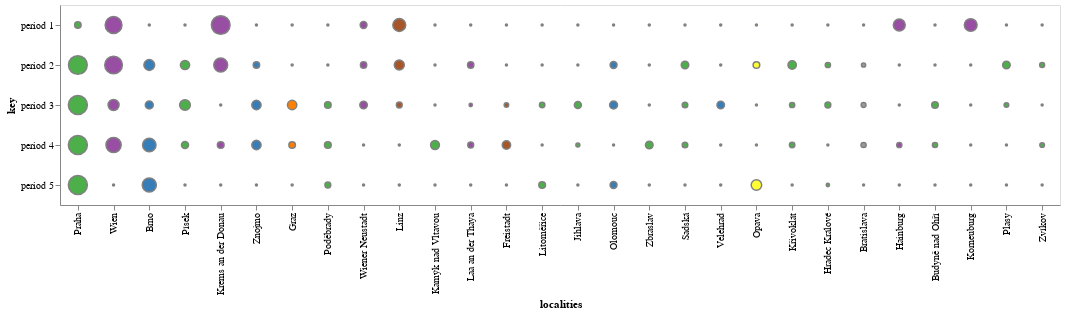

The code cell stored with this chart in its notebook:
### Code cell
time_medians = ['median_p1', 'median_p2', 'median_p3', 'median_p4', 'median_p5']

time_df = df[time_medians + ['region0', 'median']]
time_df['name'] = time_df.index
time_df.rename(columns= {
    'median_p1': 'period 1',
    'median_p2': 'period 2', 
    'median_p3': 'period 3', 
    'median_p4': 'period 4', 
    'median_p5': 'period 5'
}, inplace=True)
time_medians = ['period 1', 'period 2', 'period 3', 'period 4', 'period 5']

locations_by_median = time_df.sort_values(['median'], inplace=True, ascending=False)

time_df = time_df[time_df['median'] > 0.05]
time_df['region'] = df['region0']
time_df['rcolor'] = imp_places['rcolor']

imp_pl_rs = imp_places['region'].unique().tolist()
time_df['rcolor'] = time_df.apply(
    lambda x: colors[imp_pl_rs.index(x['region'])] if x['region'] in imp_pl_rs else colors[len(colors) - 1],
    axis=1
)


time_chart = alt.Chart(time_df).transform_window(
    index='count()'
).transform_fold(
    time_medians
).properties(
    width=1000,
    height=200
).encode(
    color=alt.Color('rcolor', legend=None),
    x=alt.X(
        'name:N',
        axis=alt.Axis(title='localities'),
        sort=locations_by_median
    ),
    y=alt.Y(
        'key:N',
        scale=alt.Scale(zero=False, domain=time_medians, nice=False),
    ),
)

circles = time_chart.mark_circle(
    clip=True,
    strokeOpacity=1,
    strokeWidth=1.5,
    fillOpacity=1,
    stroke='grey'
).encode(
    size=alt.Size('value:Q', legend=None),
    color=alt.Color('rcolor:N', legend=None, scale=None),
)

circles

### Figure 1 — Vega-Lite specification as saved in the notebook (floating-point values rounded to 4 significant figures)
{"config": {"view": {"continuousWidth": 400, "continuousHeight": 300}}, "data": {"name": "data-e1e493c50da2cd3906af6efbcd8b1d53"}, "mark": {"type": "circle", "clip": true, "fillOpacity": 1, "stroke": "grey", "strokeOpacity": 1, "strokeWidth": 1.5}, "encoding": {"color": {"type": "nominal", "field": "rcolor", "legend": null, "scale": null}, "size": {"type": "quantitative", "field": "value", "legend": null}, "x": {"type": "nominal", "axis": {"title": "localities"}, "field": "name", "sort": null}, "y": {"type": "nominal", "field": "key", "scale": {"domain": ["period 1", "period 2", "period 3", "period 4", "period 5"], "nice": false, "zero": false}}}, "height": 200, "transform": [{"window": [{"op": "count", "as": "index"}]}, {"fold": ["period 1", "period 2", "period 3", "period 4", "period 5"]}], "width": 1000, "$schema": "https://vega.github.io/schema/vega-lite/v4.8.1.json", "datasets": {"data-e1e493c50da2cd3906af6efbcd8b1d53": [{"period 1": 0.1055, "period 2": 0.9717, "period 3": 1.0, "period 4": 1.0, "period 5": 1.0, "region0": "Böhmen", "median": 1.0, "name": "Praha", "region": "Böhmen", "rcolor": "#4daf4a"}, {"period 1": 0.7828, "period 2": 0.863, "period 3": 0.3256, "period 4": 0.6358, "period 5": 0.0, "region0": "Niederösterreich", "median": 0.6891, "name": "Wien", "region": "Niederösterreich", "rcolor": "#984ea3"}, {"period 1": 0.0, "period 2": 0.3137, "period 3": 0.1695, "period 4": 0.497, "period 5": 0.5469, "region0": "Mähren", "median": 0.4219, "name": "Brno", "region": "Mähren", "rcolor": "#377eb8"}, {"period 1": 0.0, "period 2": 0.2258, "period 3": 0.3099, "period 4": 0.129, "period 5": 0.0, "region0": "Böhmen", "median": 0.2579, "name": "Písek", "region": "Böhmen", "rcolor": "#4daf4a"}, {"period 1": 0.9667, "period 2": 0.5291, "period 3": 0.0, "period 4": 0.1146, "period 5": 0.0, "region0": "Niederösterreich", "median": 0.2526, "name": "Krems an der Donau", "region": "Niederösterreich", "rcolor": "#984ea3"}, {"period 1": 0.0, "period 2": 0.1032, "period 3": 0.2298, "period 4": 0.2299, "period 5": 0.0, "region0": "Mähren", "median": 0.2252, "name": "Znojmo", "region": "Mähren", "rcolor": "#377eb8"}, {"period 1": 0.0, "period 2": 0.0, "period 3": 0.2336, "period 4": 0.109, "period 5": 0.0, "region0": "Steiermark", "median": 0.152, "name": "Graz", "region": "Steiermark", "rcolor": "#ff7f00"}, {"period 1": 0.0, "period 2": 0.0001508, "period 3": 0.1106, "period 4": 0.1157, "period 5": 0.0842, "region0": "Böhmen", "median": 0.1395, "name": "Poděbrady", "region": "Böhmen", "rcolor": "#4daf4a"}, {"period 1": 0.1188, "period 2": 0.1001, "period 3": 0.1464, "period 4": 0.0, "period 5": 0.0, "region0": "Niederösterreich", "median": 0.129, "name": "Wiener Neustadt", "region": "Niederösterreich", "rcolor": "#984ea3"}, {"period 1": 0.4549, "period 2": 0.2684, "period 3": 0.08341, "period 4": 0.0, "period 5": 0.0, "region0": "Oberösterreich", "median": 0.1139, "name": "Linz", "region": "Oberösterreich", "rcolor": "#a65628"}, {"period 1": 0.0, "period 2": 0.0, "period 3": 0.0, "period 4": 0.2085, "period 5": 0.0, "region0": "Böhmen", "median": 0.1125, "name": "Kamýk nad Vltavou", "region": "Böhmen", "rcolor": "#4daf4a"}, {"period 1": 0.0, "period 2": 0.1009, "period 3": 0.01921, "period 4": 0.08608, "period 5": 0.0, "region0": "Niederösterreich", "median": 0.1078, "name": "Laa an der Thaya", "region": "Niederösterreich", "rcolor": "#984ea3"}, {"period 1": 0.0, "period 2": 0.0, "period 3": 0.04621, "period 4": 0.1851, "period 5": 0.0, "region0": "Oberösterreich", "median": 0.1076, "name": "Freistadt", "region": "Oberösterreich", "rcolor": "#a65628"}, {"period 1": 0.0, "period 2": 0.0, "period 3": 0.07072, "period 4": 0.0, "period 5": 0.1135, "region0": "Böhmen", "median": 0.1061, "name": "Litoměřice", "region": "Böhmen", "rcolor": "#4daf4a"}, {"period 1": 0.0, "period 2": 0.0, "period 3": 0.1264, "period 4": 0.03219, "period 5": 0.0, "region0": "Böhmen", "median": 0.1004, "name": "Jihlava", "region": "Böhmen", "rcolor": "#4daf4a"}, {"period 1": 0.0, "period 2": 0.1229, "period 3": 0.1641, "period 4": 0.0, "period 5": 0.1248, "region0": "Mähren", "median": 0.09828, "name": "Olomouc", "region": "Mähren", "rcolor": "#377eb8"}, {"period 1": 0.0, "period 2": 0.0, "period 3": 0.0, "period 4": 0.1511, "period 5": 0.0, "region0": "Böhmen", "median": 0.08156, "name": "Zbraslav", "region": "Böhmen", "rcolor": "#4daf4a"}, {"period 1": 0.0, "period 2": 0.1462, "period 3": 0.07484, "period 4": 0.07621, "period 5": 0.0, "region0": "Böhmen", "median": 0.07745, "name": "Sadská", "region": "Böhmen", "rcolor": "#4daf4a"}, {"period 1": 0.0, "period 2": 0.0, "period 3": 0.1458, "period 4": 0.0, "period 5": 0.0, "region0": "Mähren", "median": 0.0744, "name": "Velehrad", "region": "Mähren", "rcolor": "#377eb8"}, {"period 1": 0.0, "period 2": 0.1122, "period 3": 0.0, "period 4": 0.0, "period 5": 0.2986, "region0": "Schlesien", "median": 0.07146, "name": "Opava", "region": "Schlesien", "rcolor": "#ffff33"}, {"period 1": 0.0, "period 2": 0.1828, "period 3": 0.06567, "period 4": 0.07078, "period 5": 0.0, "region0": "Böhmen", "median": 0.07041, "name": "Křivoklát", "region": "Böhmen", "rcolor": "#4daf4a"}, {"period 1": 0.0, "period 2": 0.06554, "period 3": 0.08542, "period 4": 0.0, "period 5": 0.01881, "region0": "Böhmen", "median": 0.06807, "name": "Hradec Králové", "region": "Böhmen", "rcolor": "#4daf4a"}, {"period 1": 0.0, "period 2": 0.03824, "period 3": 0.05356, "period 4": 0.06356, "period 5": 0.0, "region0": "Ungarn", "median": 0.06291, "name": "Bratislava", "region": "Ungarn", "rcolor": "#999999"}, {"period 1": 0.3845, "period 2": 0.0, "period 3": 0.0, "period 4": 0.06416, "period 5": 0.0, "region0": "Niederösterreich", "median": 0.05846, "name": "Hainburg", "region": "Niederösterreich", "rcolor": "#984ea3"}, {"period 1": 0.0, "period 2": 0.0, "period 3": 0.1096, "period 4": 0.06266, "period 5": 0.0, "region0": "Böhmen", "median": 0.05578, "name": "Budyně nad Ohří", "region": "Böhmen", "rcolor": "#4daf4a"}, {"period 1": 0.4435, "period 2": 0.0, "period 3": 0.0, "period 4": 3.252e-05, "period 5": 0.0, "region0": "Niederösterreich", "median": 0.05399, "name": "Korneuburg", "region": "Niederösterreich", "rcolor": "#984ea3"}, {"period 1": 0.0, "period 2": 0.1483, "period 3": 0.04905, "period 4": 0.0, "period 5": 0.0, "region0": "Böhmen", "median": 0.05265, "name": "Plasy", "region": "Böhmen", "rcolor": "#4daf4a"}, {"period 1": 0.0, "period 2": 0.05524, "period 3": 0.0, "period 4": 0.04916, "period 5": 0.0, "region0": "Böhmen", "median": 0.05031, "name": "Zvíkov", "region": "Böhmen", "rcolor": "#4daf4a"}]}}
